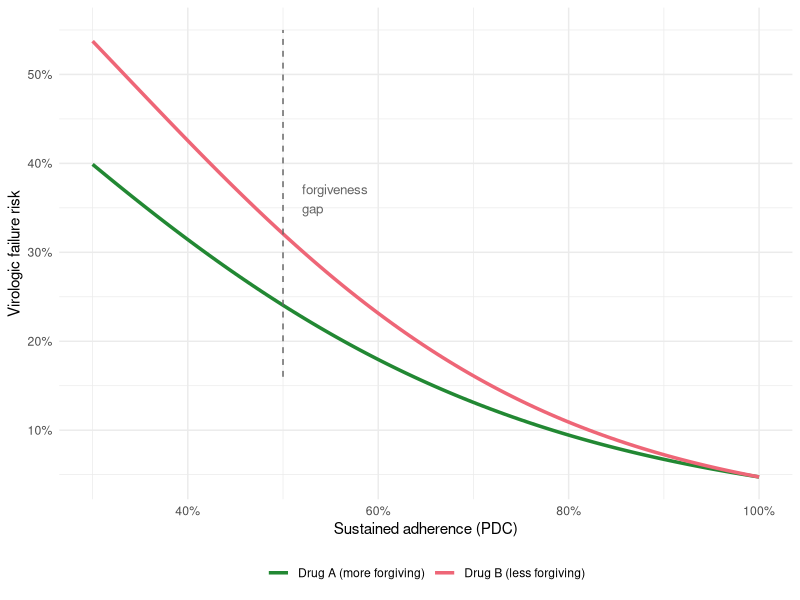
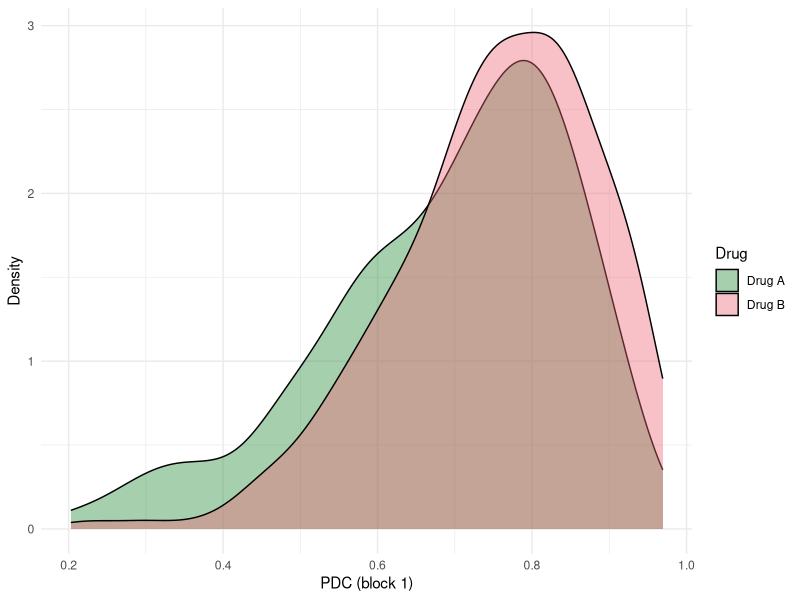
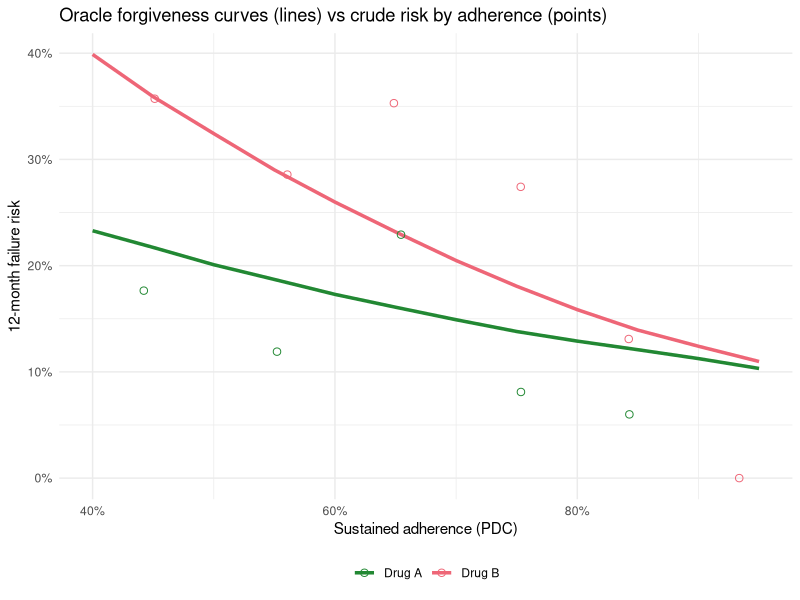

Generate these figures, in order, with R:
## ---- chunk 1
#| include: false
knitr::opts_chunk$set(
  collapse = TRUE,
  comment = "#>",
  fig.width = 7,
  fig.height = 4,
  fig.align = "center"
)
library(tidyverse)
## ---- chunk 2
#| label: fig-forgiveness-motivation
#| fig-cap: "An illustrative forgiveness curve. Counterfactual failure risk rises as sustained adherence falls, and it rises faster for the less forgiving regimen. The vertical distance is the forgiveness gap. This is the causal quantity the chapter estimates; the curve here is a stylized illustration, not yet an estimate from data."
#| code-fold: true
library(ggplot2)
adh <- seq(0.30, 1, length.out = 150)
data.frame(
  adherence = rep(adh, 2),
  risk = c(plogis(-3 + 4.5 * (1 - adh)),
           plogis(-3 + 4.5 * (1 - adh) - 0.8 * (1 - adh))),
  Drug = rep(c("Drug B (less forgiving)", "Drug A (more forgiving)"), each = 150)
) |>
  ggplot(aes(adherence, risk, color = Drug)) +
  geom_line(linewidth = 1.2) +
  annotate("segment", x = 0.5, xend = 0.5, y = 0.16, yend = 0.55,
           linetype = "dashed", color = "grey40") +
  annotate("text", x = 0.52, y = 0.36, label = "forgiveness\ngap",
           hjust = 0, size = 3.4, color = "grey40") +
  scale_x_continuous(labels = scales::percent) +
  scale_y_continuous(labels = scales::percent) +
  scale_color_manual(values = c("Drug B (less forgiving)" = "#EE6677",
                                "Drug A (more forgiving)" = "#228833")) +
  labs(x = "Sustained adherence (PDC)", y = "Virologic failure risk", color = NULL) +
  theme_minimal() + theme(legend.position = "bottom")
## ---- chunk 3
#| label: sim-dgp
# Simplified DGP for the adherence forgiveness simulation
# Based on sim_v4_dgp.R from the adherence simulation project

simulate_adherence_data <- function(n = 500, K = 4, seed = 2026) {
  set.seed(seed)

  # Parameters
  alpha0 <- 1.30; alphaA <- -0.35; alphaW <- -0.20; alphaL <- -0.30
  rho <- 0.45; sigma_u <- 0.50; sigma_e <- 0.65
  beta0 <- 0.0; betaW <- 0.30; betaA <- 0.0; betaLag <- 0.35; betaP <- 0.80
  sigma_L <- 0.50
  gamma0 <- -3.80; gammaL <- 0.50; gammaW <- 0.30
  gammaP <- 2.50; gammaA <- 0.0; gammaAP <- -1.20

  # Baseline
  W0 <- rnorm(n)
  A0 <- rbinom(n, 1, 0.5)  # 1 = Drug A, 0 = Drug B
  u_i <- rnorm(n, 0, sigma_u)
  mu_i <- alpha0 + alphaA * A0 + alphaW * W0 + u_i

  # Storage
  L_mat <- PDC_mat <- matrix(NA_real_, n, K)
  Y_mat <- matrix(0L, n, K)
  eta_prev <- rep(NA_real_, n)
  failed <- rep(FALSE, n)

  for (t in 1:K) {
    # Time-varying health confounder L_t
    noise_L <- rnorm(n, 0, sigma_L)
    if (t == 1) {
      L_mat[, t] <- beta0 + betaW * W0 + betaA * A0 + noise_L
    } else {
      L_mat[, t] <- beta0 + betaW * W0 + betaA * A0 +
        betaLag * L_mat[, t-1] + betaP * (1 - PDC_mat[, t-1]) + noise_L
    }

    # Adherence (PDC) on logit scale with AR(1) persistence
    noise_e <- rnorm(n, 0, sigma_e)
    if (t == 1) {
      eta_t <- mu_i + noise_e
    } else {
      eta_t <- (1 - rho) * mu_i + rho * eta_prev + alphaL * L_mat[, t-1] + noise_e
    }
    PDC_mat[, t] <- plogis(eta_t)
    eta_prev <- eta_t

    # Virologic failure (absorbing)
    at_risk <- !failed
    if (any(at_risk)) {
      lp <- gamma0 + gammaL * L_mat[at_risk, t] + gammaW * W0[at_risk] +
        gammaP * (1 - PDC_mat[at_risk, t]) + gammaA * A0[at_risk] +
        gammaAP * A0[at_risk] * (1 - PDC_mat[at_risk, t])
      new_fail <- rbinom(sum(at_risk), 1, plogis(lp)) == 1L
      idx <- which(at_risk)
      Y_mat[idx[new_fail], t] <- 1L
      failed[idx[new_fail]] <- TRUE
    }
    if (t > 1) Y_mat[Y_mat[, t-1] == 1L, t] <- 1L
  }

  # Assemble wide data
  df <- data.frame(id = 1:n, W0 = W0, A0 = A0)
  for (t in 1:K) {
    df[[paste0("L_", t)]]   <- L_mat[, t]
    df[[paste0("PDC_", t)]] <- PDC_mat[, t]
    df[[paste0("Y_", t)]]   <- Y_mat[, t]
  }
  df$Y_final <- as.integer(rowSums(Y_mat) > 0)
  attr(df, "K") <- K
  df
}

dat <- simulate_adherence_data(n = 500, K = 4, seed = 2026)
## ---- chunk 4
#| label: fig-adherence-dist
#| fig-cap: "PDC distributions at block 1 by drug. Drug A patients have slightly lower mean adherence (the drug assignment shifts the adherence intercept), but Drug A is more forgiving of that lower adherence."
#| code-fold: true
dat |>
  mutate(Drug = ifelse(A0 == 1, "Drug A", "Drug B")) |>
  ggplot(aes(x = PDC_1, fill = Drug)) +
  geom_density(alpha = 0.4) +
  labs(x = "PDC (block 1)", y = "Density") +
  scale_fill_manual(values = c("Drug A" = "#228833", "Drug B" = "#EE6677")) +
  theme_minimal()
## ---- chunk 5
# Cohort summary
dat |>
  mutate(Drug = ifelse(A0 == 1, "Drug A", "Drug B")) |>
  group_by(Drug) |>
  summarise(
    n = n(),
    mean_PDC_1 = round(mean(PDC_1), 3),
    failure_pct = round(100 * mean(Y_final), 1),
    .groups = "drop"
  ) |>
  as.data.frame()
## ---- chunk 6
#| label: fig-oracle-vs-naive
#| fig-cap: "Causal forgiveness curves (lines) versus crude adherence-stratified failure rates (open points). The crude points tend to sit above the causal curve at low adherence and below it at high adherence, because low-adherence patients are sicker for reasons the crude comparison wrongly attributes to adherence. The crude curve is therefore too steep."
#| code-fold: true
# Oracle: counterfactual 12-month failure risk if PDC is held at `a` every block,
# for a given drug, with health L allowed to respond to the fixed adherence.
oracle_forgiveness <- function(a, drug, n = 20000, K = 4, seed = 99) {
  set.seed(seed)
  betaW <- 0.30; betaLag <- 0.35; betaP <- 0.80; sigma_L <- 0.50
  gamma0 <- -3.80; gammaL <- 0.50; gammaW <- 0.30; gammaP <- 2.50; gammaAP <- -1.20
  W0 <- rnorm(n); A0 <- rep(drug, n)
  L_prev <- NULL; failed <- rep(FALSE, n)
  for (t in 1:K) {
    if (t == 1) L_t <- betaW * W0 + rnorm(n, 0, sigma_L)
    else        L_t <- betaW * W0 + betaLag * L_prev + betaP * (1 - a) + rnorm(n, 0, sigma_L)
    lp <- gamma0 + gammaL * L_t + gammaW * W0 + gammaP * (1 - a) + gammaAP * A0 * (1 - a)
    failed <- failed | (runif(n) < plogis(lp))
    L_prev <- L_t
  }
  mean(failed)
}

pdc_grid <- seq(0.40, 0.95, by = 0.05)
oracle_df <- do.call(rbind, lapply(c(0, 1), function(d)
  data.frame(PDC = pdc_grid, Drug = ifelse(d == 1, "Drug A", "Drug B"),
             risk = vapply(pdc_grid, oracle_forgiveness, numeric(1), drug = d))))

naive_df <- dat |>
  mutate(Drug = ifelse(A0 == 1, "Drug A", "Drug B"),
         mean_PDC = rowMeans(dplyr::across(dplyr::starts_with("PDC_"))),
         bin = cut(mean_PDC, breaks = seq(0, 1, 0.1))) |>
  group_by(Drug, bin) |>
  summarise(PDC = mean(mean_PDC), risk = mean(Y_final), n = n(), .groups = "drop") |>
  filter(n >= 10)

ggplot(oracle_df, aes(PDC, risk, color = Drug)) +
  geom_line(linewidth = 1.2) +
  geom_point(data = naive_df, aes(PDC, risk, color = Drug), shape = 1, size = 2.2) +
  scale_x_continuous(labels = scales::percent) +
  scale_y_continuous(labels = scales::percent) +
  scale_color_manual(values = c("Drug A" = "#228833", "Drug B" = "#EE6677")) +
  labs(x = "Sustained adherence (PDC)", y = "12-month failure risk", color = NULL,
       title = "Oracle forgiveness curves (lines) vs crude risk by adherence (points)") +
  theme_minimal() + theme(legend.position = "bottom")
## ---- chunk 7
#| label: positivity-sustained
#| code-fold: show
# How many patients actually sustain low or high adherence across all four blocks?
pdc <- as.matrix(dat[, paste0("PDC_", 1:4)])
data.frame(
  regime     = c("sustained low (<0.50 every block)", "sustained high (>0.90 every block)"),
  n_patients = c(sum(rowMeans(pdc < 0.50) == 1), sum(rowMeans(pdc > 0.90) == 1)),
  pct        = round(100 * c(mean(rowMeans(pdc < 0.50) == 1),
                             mean(rowMeans(pdc > 0.90) == 1)), 1)
)
